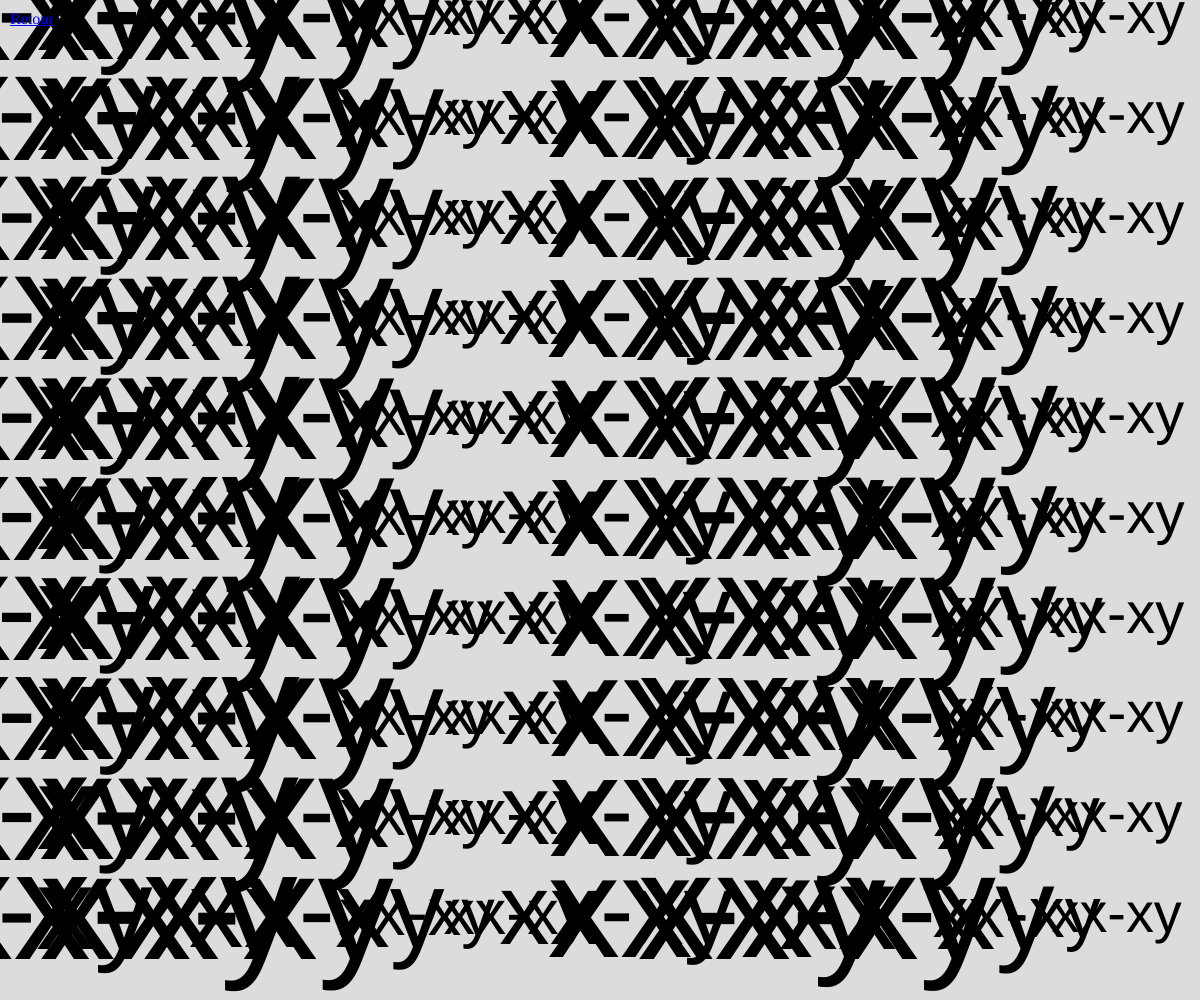
Frame 1 (no input)
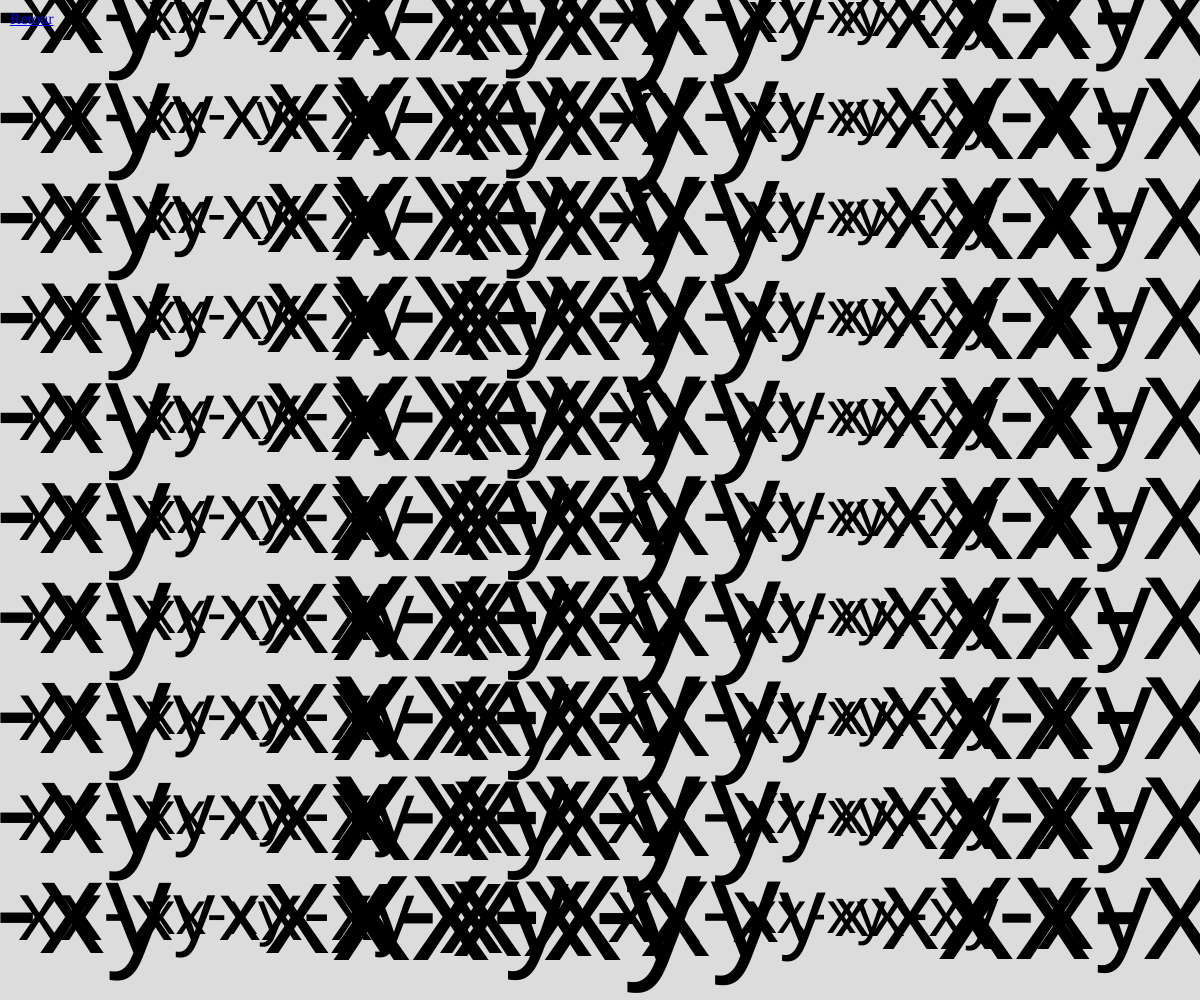
Frame 60 (no input)
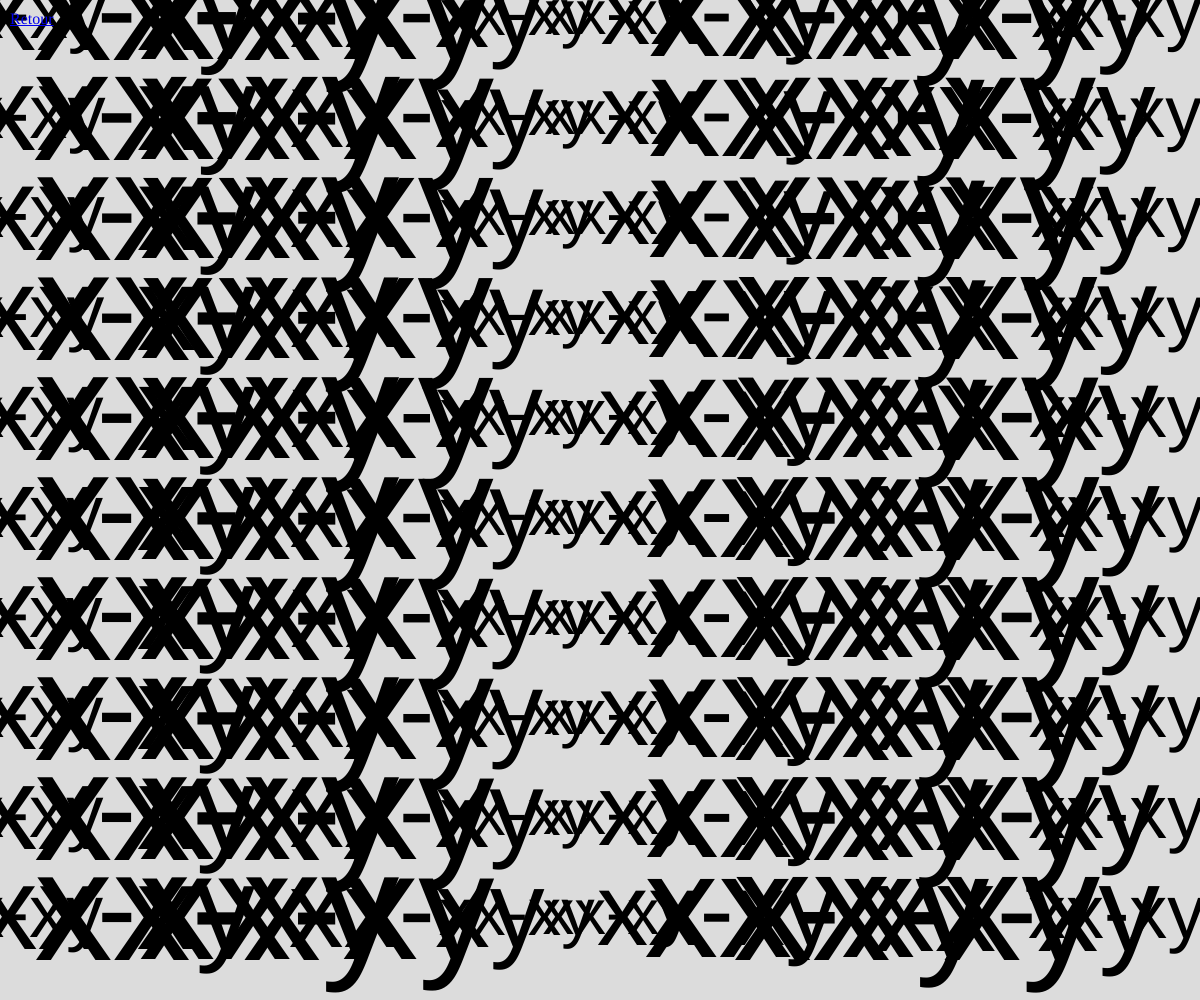
Frame 120 (the mouse pressed at the canvas centre since frame 60)

The p5.js sketch that drew these frames (run headless with seeded random() and noise() and a simulated clock; from frame 60 on, the mouse is pressed at the canvas centre):

// p5.js sketch
// ── sketch.js
let cols, rows;
let word = "xx-xy";
let fontSize = 100;

function setup() {
  createCanvas(windowWidth, windowHeight);
  cols = floor(width / fontSize);
  rows = floor(height / fontSize);
  textSize(fontSize);
  textAlign(CENTER, CENTER);
}

function draw() {
  background(220);
  
  for (let col = 0; col < cols; col++) {
    for (let row = 0; row < rows; row++) {
      let x = col * fontSize;
      let y = row * fontSize;
      
      let offsetX = sin(frameCount * 0.15 + col) * 50; // Sinusoidal offset
      let offsetY = noise(col * 0.1, row * 0.1, frameCount * 0.02) * 20; // Perlin noise offset
      
      let newSize = fontSize + offsetX + offsetY;
      textSize(newSize);
      
      fill(0);
      text(word, x + fontSize / 6, y + fontSize / 6);
    }
  }
}

window.onload = function() {
  // Créez le lien de retour
  var backLink = document.createElement("a"); 
  backLink.href = "../index.html"; 
  backLink.innerHTML = "Retour"; 
  backLink.style.position = "absolute";
  backLink.style.top = "10px";
  backLink.style.left = "10px";
  document.body.appendChild(backLink);
}
